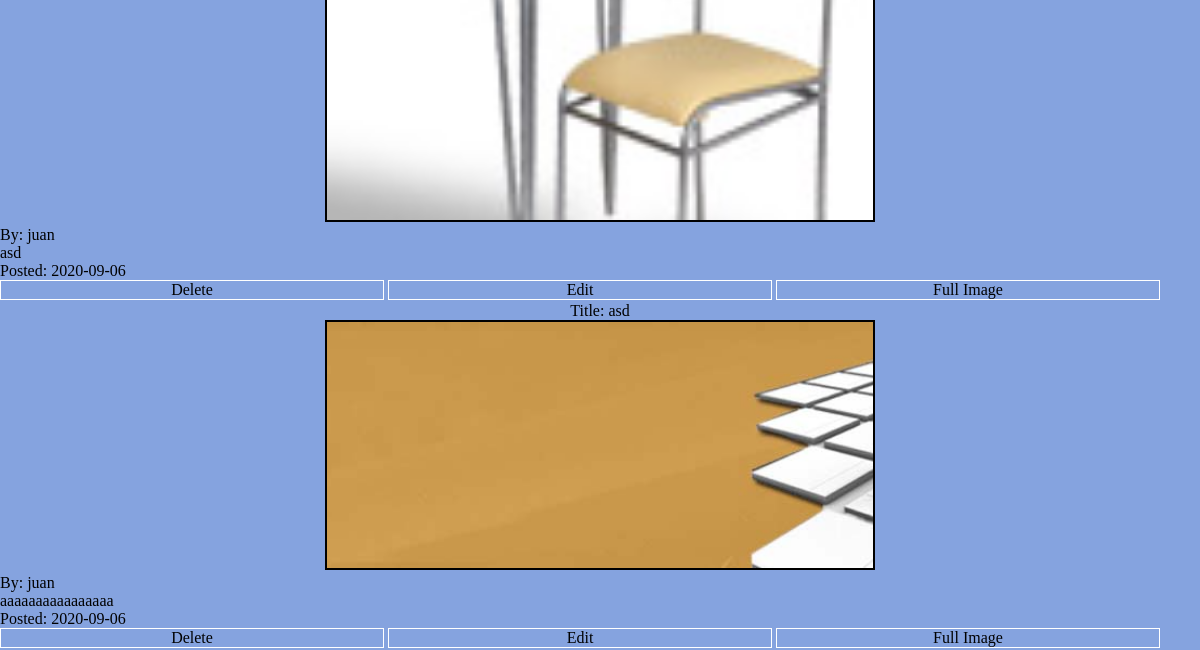
/posts (signed in, lower part), run on an earlier commit of the app's database.
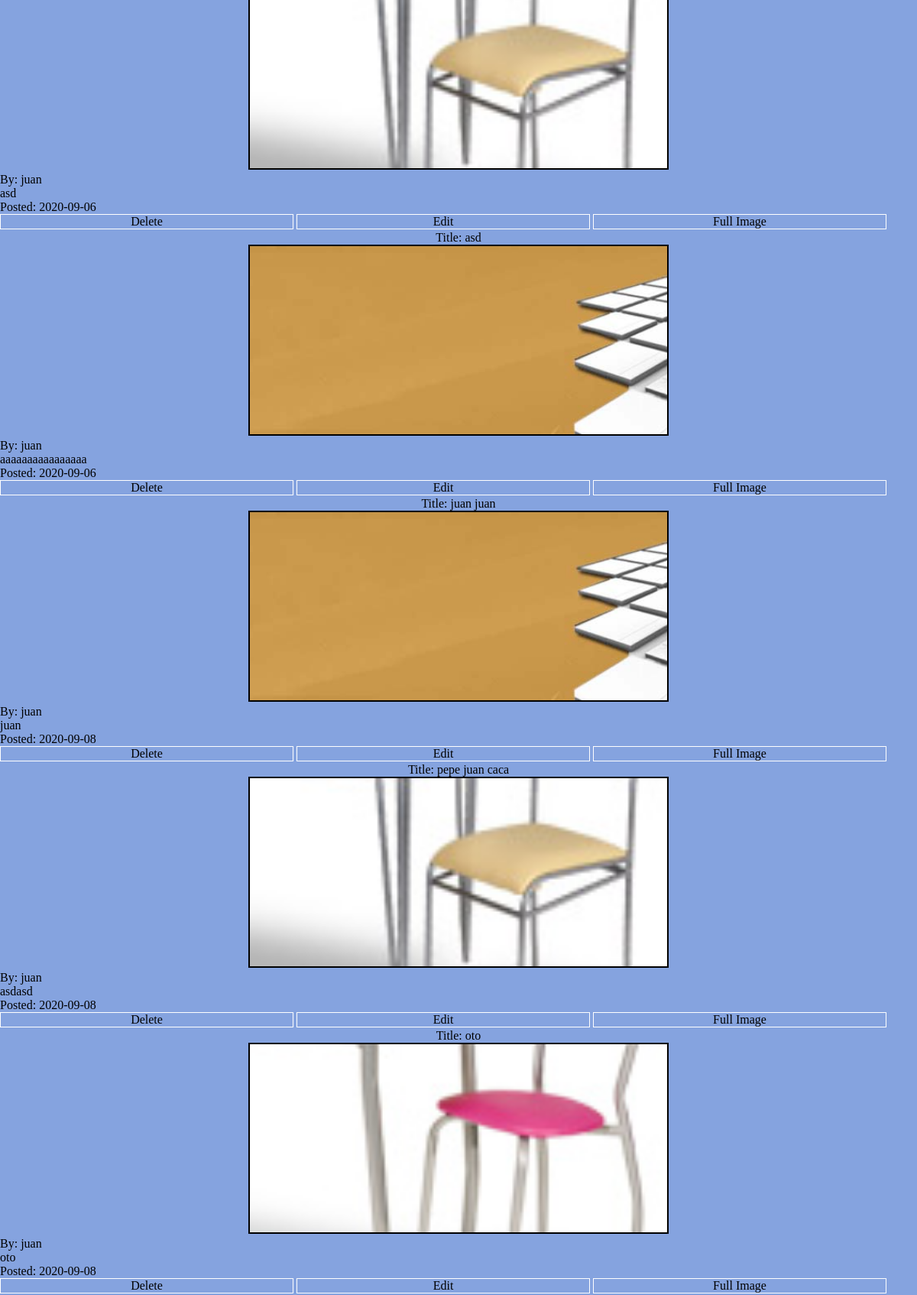
And on a later commit of the database.
### app.py (models this page shows)
class BlogPost(db.Model):
    id = db.Column(db.Integer, primary_key=True)
    title = db.Column(db.String(25), nullable=False)
    content = db.Column(db.Text, nullable=False)
    author = db.Column(db.String(30), nullable=False)
    date = db.Column(db.DateTime, nullable=False, default=datetime.utcnow)
    img = db.Column(db.Text, nullable=False)

### app.py (the view)
@app.route("/posts", methods=["GET", "POST"])
def post():
    n = random.random()
    if "username" in session:
        user = session["username"]
        if request.method == "POST":
            if not "file" in request.files:
                return "No file part in the form."
            f = request.files["file"]
            if f.filename == "":
                return "No file selected."
            if f and allowed_file(f.filename) and len(request.form["title"])<25 and len(request.form["content"])<300:
                filename = user + str(n) + secure_filename(f.filename)
                f.save(os.path.join(app.config["UPLOAD_FOLDER"], filename))
                post_title = request.form["title"]
                post_content = request.form["content"]
                new_post = BlogPost(title=post_title, content=post_content, author=user, img=filename)
                db.session.add(new_post)
                db.session.commit()
            return redirect('/posts')
        else:
            all_posts = BlogPost.query.filter_by(author=user)
            return render_template("post.html", posts=all_posts)
    return "you must login first"

### templates/post.html (shortened to what this page needs)
{%extends 'base.html'%}
{%block head%}
<link rel="stylesheet" href="../static/css/posts.css">
<link rel="stylesheet" href="https://cdnjs.cloudflare.com/ajax/libs/font-awesome/4.7.0/css/font-awesome.min.css">
{%endblock%}
{%block header%}
<div class="head-content">
{%endblock%}
{%block main%}
<div class="post-container">
    <div id="posts">
        {%for post in posts%}
          Title: {{post.title}}
            <div class="img">
            <img src="/static/img/{{post.img}}" alt="">
            </div>
            <div class="post-content">
            By: {{post.author}}
            <div class="text">
            {{post.content}}
            </div>
            Posted: {{post.date.strftime('%Y-%m-%d') }}
            <div class="post-button">
              <a href="/posts/delete/{{post.id}}">Delete</a>
              <a href="/posts/edit/{{post.id}}">Edit</a>
              <a href="/posts/image/{{post.id}}">Full Image</a>
            </div>
          </div>
        {% endfor %}
    </div>
</div>
{%endblock%}

### templates/base.html (shortened to what this page needs)
<!DOCTYPE html>
<html lang="en">
<head>
    {%block head%}
    {%endblock%}
</head>
<body>
    {%block header%}
    {%endblock%}
    {%block main%}
    {%endblock%}
</body>
</html>

### static/css/posts.css (style rules this page uses)
* { padding: 0; margin: 0; box-sizing: border-box; background-color:#85a3df; }
.head-content { position: absolute; text-align: center; width: 100%; height: 40px; }
.post-container { display: flex; background-color: transparent; border: 1px solid white; }
.post-container .post-content { background-color: transparent; width: 100%; text-align: left; }
.post-container .img img { display: inline-block; width: 95%; height: 250px; object-fit: cover; border: 2px solid black; }
.post-container .post-button { display: block; }
.post-container .post-button a { display:inline-block; text-decoration: none; color: black; border: 1px solid white; width: 32%; height: 20px; text-align: center; margin-bottom: 2px; }
@media screen and (min-width: 600px) { .post-container { display: inline-block; border: none; } }
@media screen and (min-width: 600px) { .post-container .img img { width: 550px; } }

What changed in the data, as far as the page shows it:
added BlogPost: title "juan juan", img (picture), author "juan", content "juan", date "2020-09-08"
added BlogPost: title "pepe juan caca", img (picture), author "juan", content "asdasd", date "2020-09-08"
added BlogPost: title "oto", img (picture), author "juan", content "oto", date "2020-09-08"
